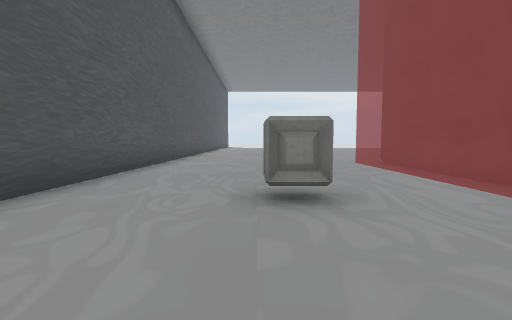
View 1 (above)

13 first-person views from a walk through a 3-D level made in the Unity game engine. The camera is 1.3 m above the floor, tilts 4° down and sees 85° across. The floor is counted in squares, 2 m on a side. Each view is taken from the middle of a square. On the plan, view 1 faces up. The plan holds only what a view shows up to about 9 squares ahead; the rest is blank. The place goes on beyond the plan. The player character is not drawn. Some surface patterns are stand-ins.

View 2
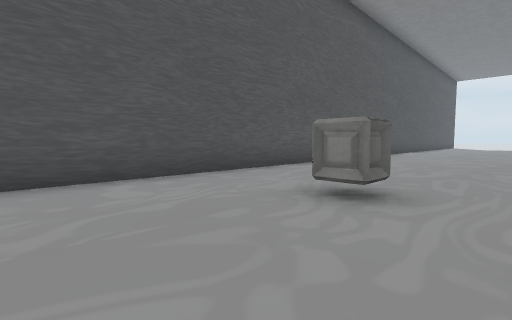

View 3
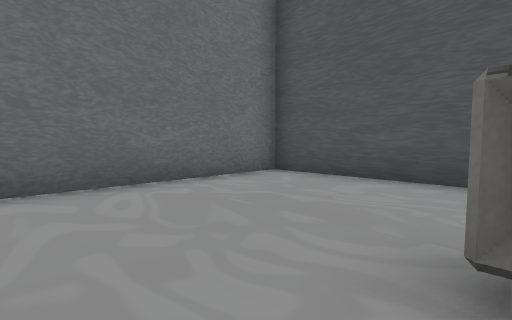

View 4
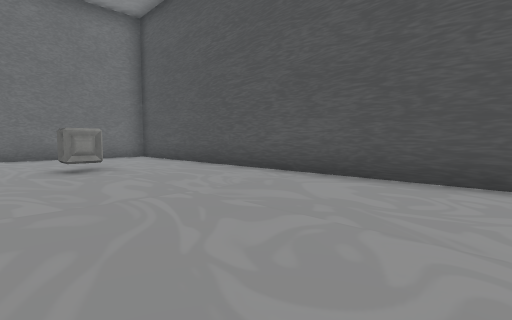

View 5
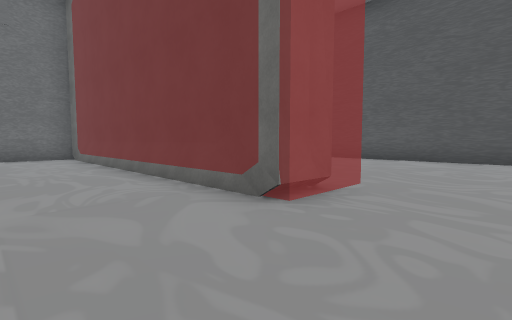

View 6
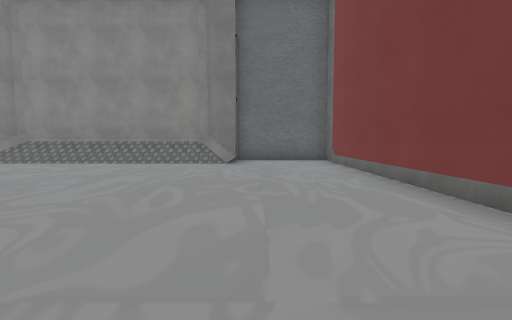

View 7
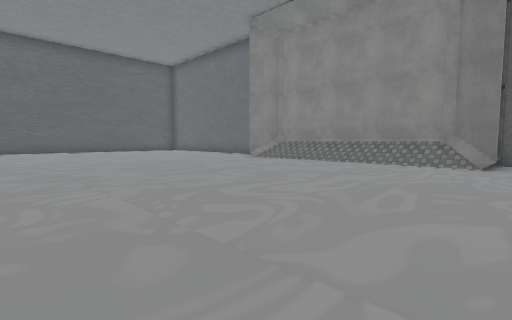

View 8
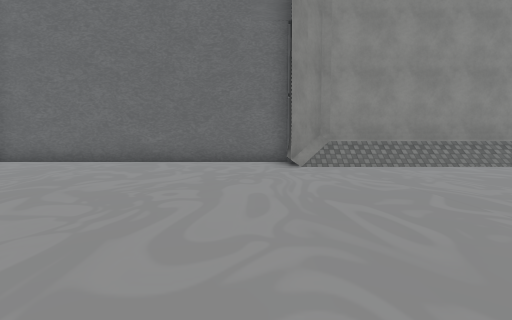

View 9
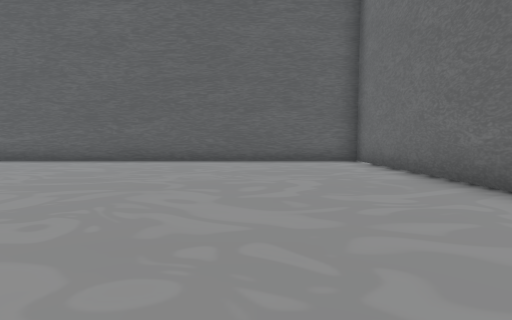

View 10
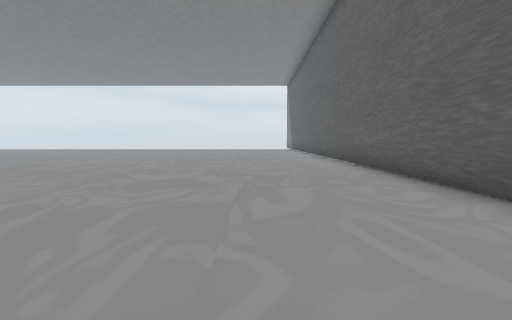

View 11
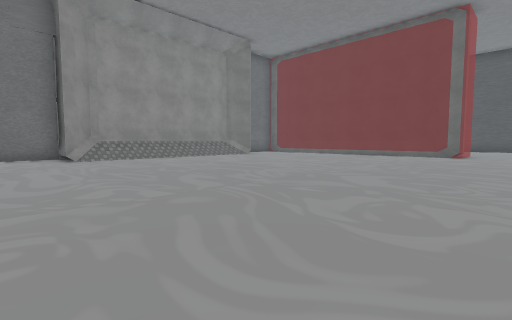

View 12
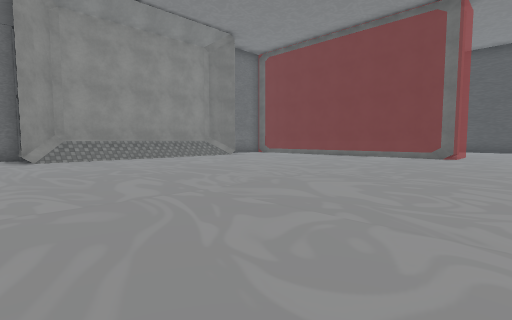

View 13
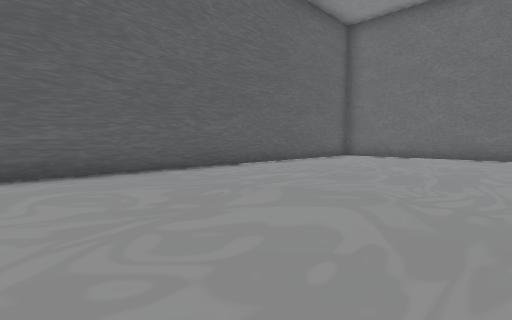

### Floor plan
Points are (right, up) in squares from view 1. A wall is a line through its corners. A room is listed if a view was taken in it or the views show most of it. See-through windows are left out.
Room 1 (views 1, 2, 3, 4)
walls: (3.9, 4) (3.9, 7.3); (3.8, 6.7) (3.6, 8) (4, 7.9); (3.9, 6.9) (3.6, 8); (3.7, 7.9) (4.6, 7.9); (-2.7, 9.9) (-2.7, -1.2) (1.9, -1.2)
low walls: (3.7, 3.9) (3.7, 7.4)
ways out: opening at (3.5, 9.5) to room 2
objects: other object (0, 3)
Room 2 (views 5, 6, 7, 8, 9, 10, 11, 12, 13)
walls: (14.2, -0.5) (15.1, 0.2); (15, -1.2) (23.7, -1.2) (23.7, 10.5); (8.7, -0.5) (14, -0.5); (7.5, 0.2) (8.5, -0.5); (4.7, 7.9) (4.5, 7); (4.5, 7.4) (4.5, -0.2); (4.6, 7.9) (4.5, 6.7); (4.5, 0.4) (4.7, -1); (5.4, -1.2) (7.6, -1.2); (4.5, 0.1) (4.7, -1.1)
low walls: (14.3, -0.1) (15.1, 0.2); (14, -0.5) (14.6, -0.3); (8.1, -0.3) (8.7, -0.5); (7.5, 0.2) (8.6, -0.2)
ways out: opening at (3.5, 9.5) to room 1

Positions as (right, up) in squares from view 1, and headings:
1: (0, 0), facing up
2: (2, 0), facing up-left
3: (2, 3), facing down-left
4: (2, 10), facing down-left
5: (7, 10), facing down-left
6: (7, 8), facing down
7: (7, 8), facing down-right
8: (16, 7), facing down
9: (15, 2), facing right
10: (21, 3), facing up
11: (17, 10), facing down-left
12: (16, 10), facing down-left
13: (18, 10), facing down-right
